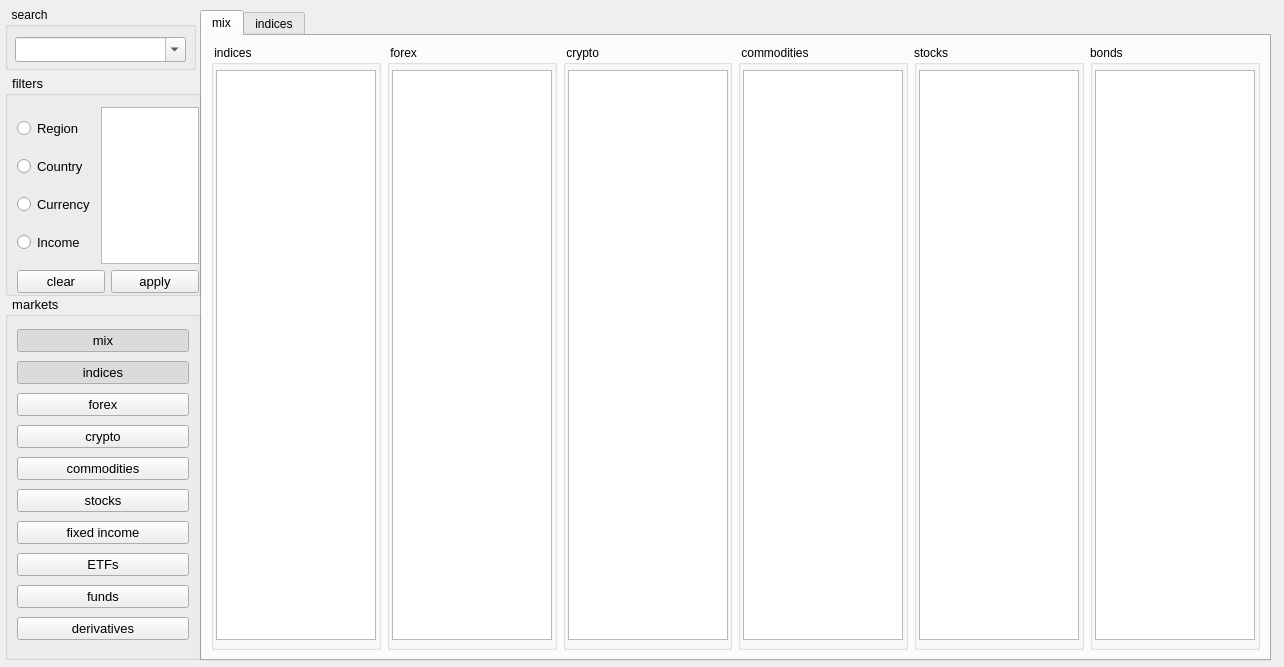
<?xml version="1.0" encoding="UTF-8"?>
<ui version="4.0">
 <class>Form</class>
 <widget class="QWidget" name="Form">
  <property name="geometry">
   <rect>
    <x>0</x>
    <y>0</y>
    <width>1284</width>
    <height>667</height>
   </rect>
  </property>
  <property name="windowTitle">
   <string>Form</string>
  </property>
  <widget class="QWidget" name="widget" native="true">
   <property name="geometry">
    <rect>
     <x>5</x>
     <y>10</y>
     <width>1271</width>
     <height>651</height>
    </rect>
   </property>
   <widget class="QTabWidget" name="tabWidget_2">
    <property name="geometry">
     <rect>
      <x>195</x>
      <y>0</y>
      <width>1071</width>
      <height>651</height>
     </rect>
    </property>
    <property name="currentIndex">
     <number>0</number>
    </property>
    <widget class="QWidget" name="tab_6">
     <attribute name="title">
      <string>mix</string>
     </attribute>
     <layout class="QHBoxLayout" name="horizontalLayout">
      <item>
       <widget class="QGroupBox" name="groupBox_3">
        <property name="title">
         <string> indices</string>
        </property>
        <widget class="QTableView" name="tableView_2">
         <property name="geometry">
          <rect>
           <x>5</x>
           <y>25</y>
           <width>160</width>
           <height>570</height>
          </rect>
         </property>
        </widget>
       </widget>
      </item>
      <item>
       <widget class="QGroupBox" name="groupBox_5">
        <property name="title">
         <string> forex</string>
        </property>
        <widget class="QTableView" name="tableView_3">
         <property name="geometry">
          <rect>
           <x>5</x>
           <y>25</y>
           <width>160</width>
           <height>570</height>
          </rect>
         </property>
        </widget>
       </widget>
      </item>
      <item>
       <widget class="QGroupBox" name="groupBox_6">
        <property name="title">
         <string> crypto</string>
        </property>
        <widget class="QTableView" name="tableView_4">
         <property name="geometry">
          <rect>
           <x>5</x>
           <y>25</y>
           <width>160</width>
           <height>570</height>
          </rect>
         </property>
        </widget>
       </widget>
      </item>
      <item>
       <widget class="QGroupBox" name="groupBox_7">
        <property name="title">
         <string> commodities</string>
        </property>
        <widget class="QTableView" name="tableView_5">
         <property name="geometry">
          <rect>
           <x>5</x>
           <y>25</y>
           <width>160</width>
           <height>570</height>
          </rect>
         </property>
        </widget>
       </widget>
      </item>
      <item>
       <widget class="QGroupBox" name="groupBox_8">
        <property name="title">
         <string>stocks</string>
        </property>
        <widget class="QTableView" name="tableView_6">
         <property name="geometry">
          <rect>
           <x>5</x>
           <y>25</y>
           <width>160</width>
           <height>570</height>
          </rect>
         </property>
        </widget>
       </widget>
      </item>
      <item>
       <widget class="QGroupBox" name="groupBox_9">
        <property name="title">
         <string>bonds</string>
        </property>
        <widget class="QTableView" name="tableView_7">
         <property name="geometry">
          <rect>
           <x>5</x>
           <y>25</y>
           <width>160</width>
           <height>570</height>
          </rect>
         </property>
        </widget>
       </widget>
      </item>
     </layout>
    </widget>
    <widget class="QWidget" name="tab">
     <attribute name="title">
      <string>indices</string>
     </attribute>
     <widget class="QTableView" name="tableView">
      <property name="geometry">
       <rect>
        <x>0</x>
        <y>0</y>
        <width>1067</width>
        <height>619</height>
       </rect>
      </property>
     </widget>
    </widget>
   </widget>
   <widget class="QGroupBox" name="groupBox_4">
    <property name="geometry">
     <rect>
      <x>0</x>
      <y>286</y>
      <width>196</width>
      <height>364</height>
     </rect>
    </property>
    <property name="font">
     <font>
      <pointsize>10</pointsize>
     </font>
    </property>
    <property name="title">
     <string>  markets</string>
    </property>
    <layout class="QVBoxLayout" name="verticalLayout">
     <item>
      <widget class="QPushButton" name="pushButton_2">
       <property name="text">
        <string>mix</string>
       </property>
       <property name="checkable">
        <bool>true</bool>
       </property>
       <property name="checked">
        <bool>true</bool>
       </property>
       <property name="autoExclusive">
        <bool>false</bool>
       </property>
      </widget>
     </item>
     <item>
      <widget class="QPushButton" name="pushButton_3">
       <property name="text">
        <string>indices</string>
       </property>
       <property name="checkable">
        <bool>true</bool>
       </property>
       <property name="checked">
        <bool>true</bool>
       </property>
       <property name="autoExclusive">
        <bool>false</bool>
       </property>
      </widget>
     </item>
     <item>
      <widget class="QPushButton" name="pushButton_4">
       <property name="text">
        <string>forex</string>
       </property>
       <property name="checkable">
        <bool>true</bool>
       </property>
       <property name="autoExclusive">
        <bool>false</bool>
       </property>
      </widget>
     </item>
     <item>
      <widget class="QPushButton" name="pushButton_5">
       <property name="text">
        <string>crypto</string>
       </property>
       <property name="checkable">
        <bool>true</bool>
       </property>
       <property name="autoExclusive">
        <bool>false</bool>
       </property>
      </widget>
     </item>
     <item>
      <widget class="QPushButton" name="pushButton_6">
       <property name="text">
        <string>commodities</string>
       </property>
       <property name="checkable">
        <bool>true</bool>
       </property>
       <property name="autoExclusive">
        <bool>false</bool>
       </property>
      </widget>
     </item>
     <item>
      <widget class="QPushButton" name="pushButton_8">
       <property name="text">
        <string>stocks</string>
       </property>
       <property name="checkable">
        <bool>true</bool>
       </property>
       <property name="autoExclusive">
        <bool>false</bool>
       </property>
      </widget>
     </item>
     <item>
      <widget class="QPushButton" name="pushButton_7">
       <property name="text">
        <string>fixed income</string>
       </property>
       <property name="checkable">
        <bool>true</bool>
       </property>
       <property name="autoExclusive">
        <bool>false</bool>
       </property>
      </widget>
     </item>
     <item>
      <widget class="QPushButton" name="pushButton_9">
       <property name="text">
        <string>ETFs</string>
       </property>
       <property name="checkable">
        <bool>true</bool>
       </property>
       <property name="autoExclusive">
        <bool>false</bool>
       </property>
      </widget>
     </item>
     <item>
      <widget class="QPushButton" name="pushButton_10">
       <property name="text">
        <string>funds</string>
       </property>
       <property name="checkable">
        <bool>true</bool>
       </property>
       <property name="autoExclusive">
        <bool>false</bool>
       </property>
      </widget>
     </item>
     <item>
      <widget class="QPushButton" name="pushButton_12">
       <property name="text">
        <string>derivatives</string>
       </property>
       <property name="checkable">
        <bool>true</bool>
       </property>
       <property name="autoExclusive">
        <bool>false</bool>
       </property>
      </widget>
     </item>
    </layout>
   </widget>
   <widget class="QGroupBox" name="groupBox_2">
    <property name="geometry">
     <rect>
      <x>0</x>
      <y>-3</y>
      <width>191</width>
      <height>63</height>
     </rect>
    </property>
    <property name="title">
     <string>  search</string>
    </property>
    <widget class="QComboBox" name="comboBox_4">
     <property name="geometry">
      <rect>
       <x>10</x>
       <y>30</y>
       <width>171</width>
       <height>25</height>
      </rect>
     </property>
     <property name="editable">
      <bool>true</bool>
     </property>
    </widget>
   </widget>
   <widget class="QGroupBox" name="groupBox">
    <property name="geometry">
     <rect>
      <x>0</x>
      <y>65</y>
      <width>196</width>
      <height>221</height>
     </rect>
    </property>
    <property name="font">
     <font>
      <pointsize>10</pointsize>
     </font>
    </property>
    <property name="title">
     <string>  filters</string>
    </property>
    <widget class="QWidget" name="">
     <property name="geometry">
      <rect>
       <x>12</x>
       <y>32</y>
       <width>182</width>
       <height>186</height>
      </rect>
     </property>
     <layout class="QVBoxLayout" name="verticalLayout_3">
      <item>
       <layout class="QHBoxLayout" name="horizontalLayout_3">
        <item>
         <layout class="QVBoxLayout" name="verticalLayout_2">
          <item>
           <widget class="QRadioButton" name="radioButton_2">
            <property name="text">
             <string>Region</string>
            </property>
           </widget>
          </item>
          <item>
           <widget class="QRadioButton" name="radioButton">
            <property name="text">
             <string>Country</string>
            </property>
           </widget>
          </item>
          <item>
           <widget class="QRadioButton" name="radioButton_3">
            <property name="text">
             <string>Currency</string>
            </property>
           </widget>
          </item>
          <item>
           <widget class="QRadioButton" name="radioButton_4">
            <property name="text">
             <string>Income</string>
            </property>
           </widget>
          </item>
         </layout>
        </item>
        <item>
         <widget class="QListWidget" name="listWidget">
          <property name="alternatingRowColors">
           <bool>true</bool>
          </property>
          <property name="selectionMode">
           <enum>QAbstractItemView::MultiSelection</enum>
          </property>
         </widget>
        </item>
       </layout>
      </item>
      <item>
       <layout class="QHBoxLayout" name="horizontalLayout_2">
        <item>
         <widget class="QPushButton" name="pushButton">
          <property name="text">
           <string>clear</string>
          </property>
         </widget>
        </item>
        <item>
         <widget class="QPushButton" name="pushButton_11">
          <property name="text">
           <string>apply</string>
          </property>
         </widget>
        </item>
       </layout>
      </item>
     </layout>
    </widget>
   </widget>
  </widget>
 </widget>
 <resources/>
 <connections/>
</ui>
